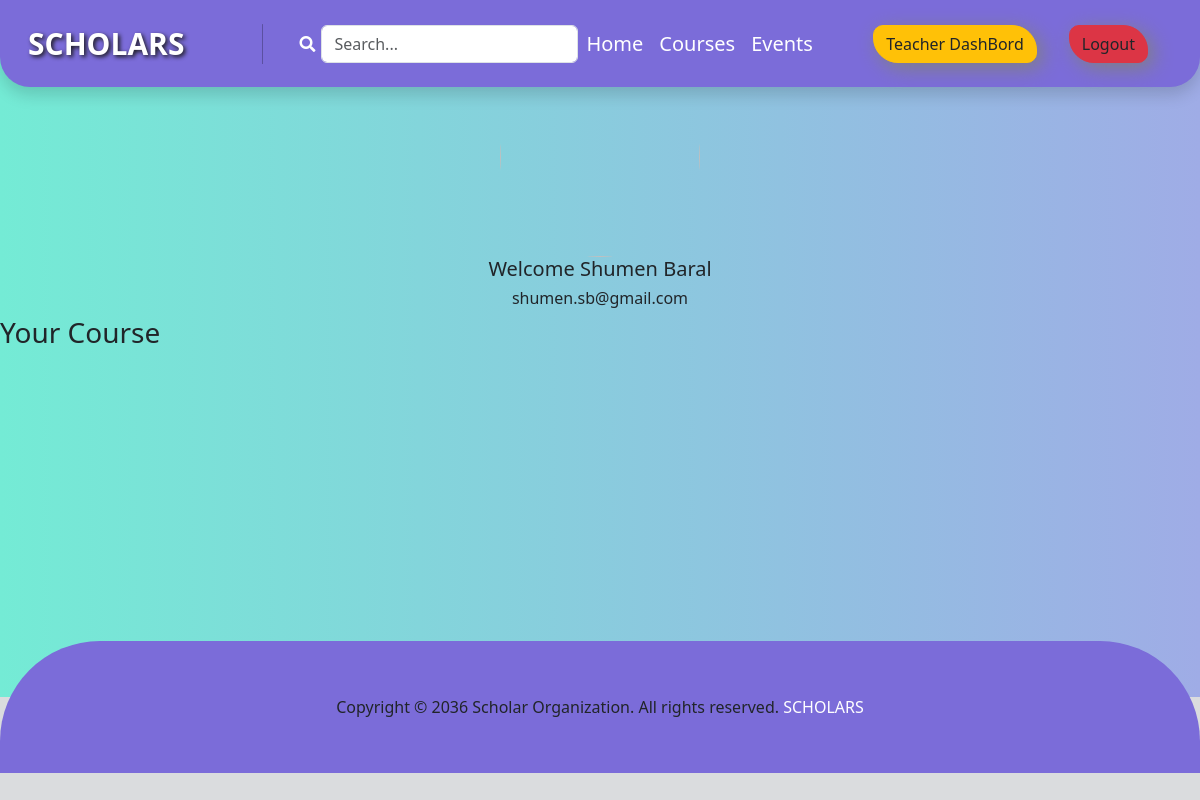
The page /course/student/ (signed in) on the database as committed earlier.
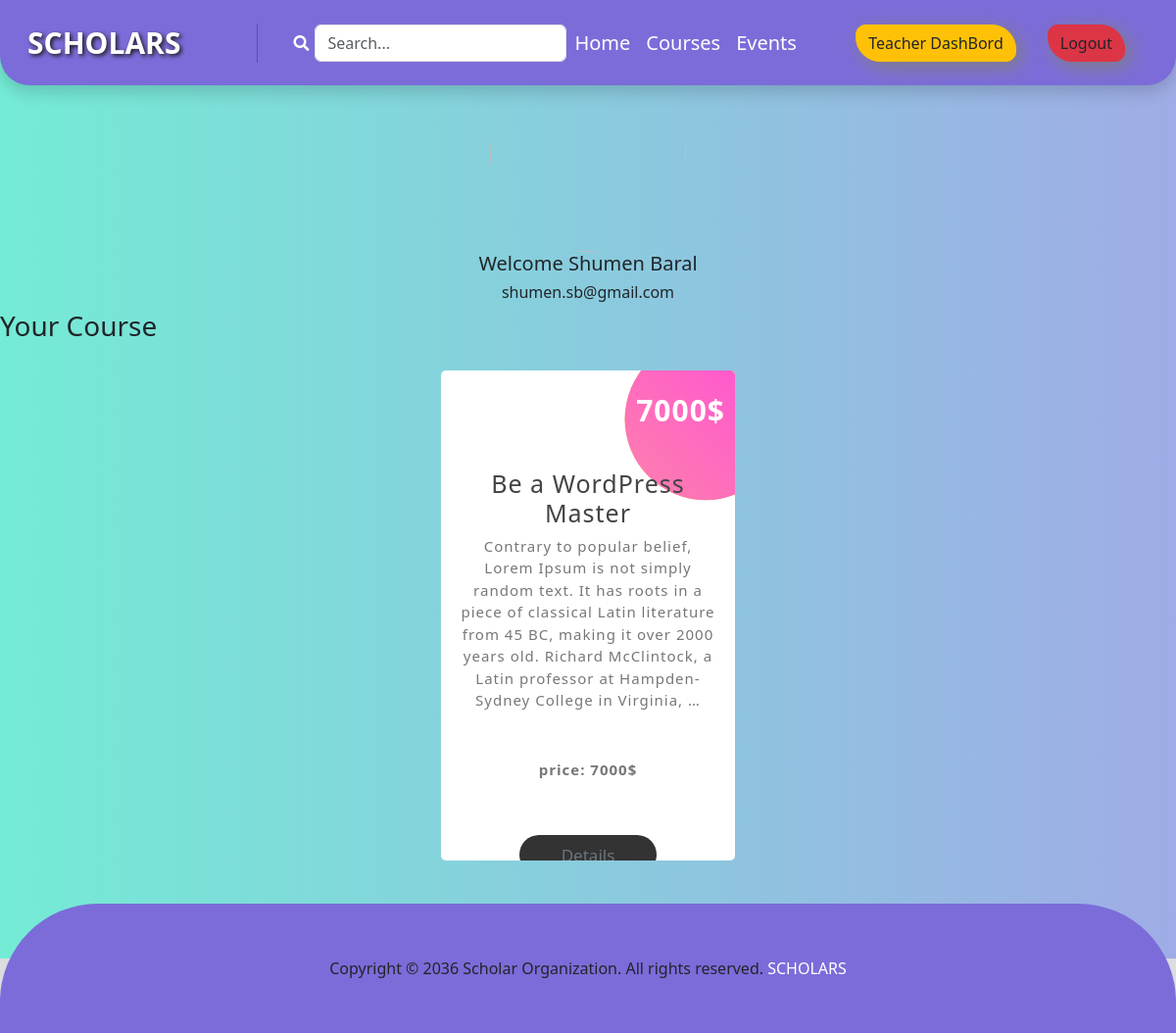
The same page on the database as committed later.
### Course/models.py (models this page shows, shortened)
class EnrolledCourse(models.Model):
    user = models.ForeignKey(User,on_delete=models.CASCADE)
    date = models.DateTimeField(auto_now_add=True)
    courses = models.ForeignKey(AddCourse,on_delete=models.CASCADE)

class AddCourse(models.Model):
    teacher = models.ForeignKey(User, on_delete=models.CASCADE,related_name='teacher' )
    Course_Title  = models.CharField(max_length=100)
    price = models.DecimalField(max_digits=10, decimal_places=0 , null=True)
    Content = models.TextField()
    Type = models.ForeignKey(Type,on_delete=models.CASCADE)
    image = models.ImageField(upload_to='Course/media/uploads/', blank = True, null = True)

### Course/views.py (the view)
# urls.py: path('student/',views.StudentView.as_view(),name='student')
class StudentView(LoginRequiredMixin, ListView):
    model = models.EnrolledCourse
    template_name = 'StudentDashboard.html'
    context_object_name = 'enrolled'
    def get_queryset(self):
        user_id = self.request.user.id
        queryset =  models.EnrolledCourse.objects.filter(user_id=user_id)
        return queryset

### Course/templates/StudentDashboard.html
{% extends "base.html" %}
{% load static %}
{% block content %}
<section class='teacher_container hightContainer'>
    <div class='d-flex justify-content-center'>
        <img class='teacher-logo' src="{% static "img/studentlife.webp" %}" alt="">
    </div>
    <h5 class='text-center'>Welcome {{request.user.first_name}} {{request.user.last_name}} </h5>
    <h6 class='text-center'>{{ request.user.email }}</h6>
    <h3 >Your Course  </h3>
    <div class="Card_container">
        {% for i in enrolled %}
        <div class="box">
            <h3>{{i.courses.Course_Title}}</h3>
            <p class="">{{i.courses.Content|truncatewords:40}}</p>
            <p class=" fw-bold mt-5">price: {{i.courses.price}}$</p>
            <div class='d-flex justify-content-center gap-1'>
                <button><a class='text-decoration-none text-secondary' href="{% url "details_view" i.courses.id %}"> Details</a></button>
            </div>
            <span class='count'>{{i.courses.price}}$</span>
          </div>
        {% endfor %}
      </div>
</section>
{% endblock content %}

Rows that differ between the two databases and show on the page:
added EnrolledCourse: courses.Course_Title "Be a WordPress Master", courses.Content "Contrary to popular belief, Lorem Ipsum is not simply random text. It has roots in a piece of classical Latin literature from 45 BC, making it over 2000 years old. Richard McClintock, a Latin professor at Hampden-Sydney College in Virginia, …", courses.price "7000"
